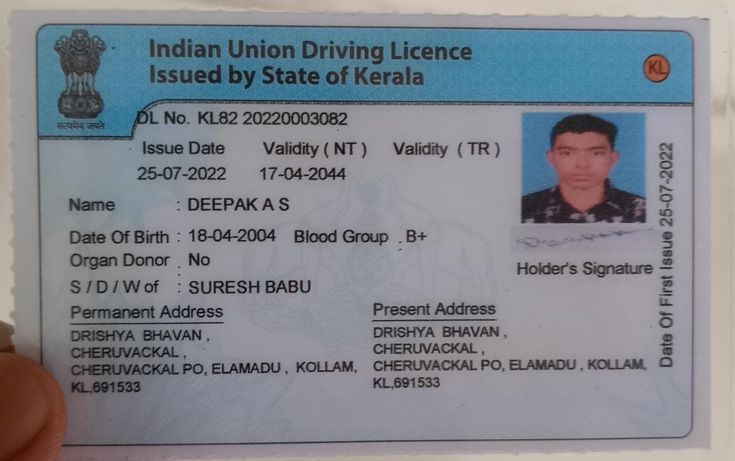
#> input picture sample/DL/1.jpg, 735 x 461 px
$ python -i dl_forensic_analyzer.py   (imports and definitions only)   (older library calls are emulated)
#> lines starting #> are read from the running program, lines starting #| are printed output that depends on the picture
import os
import cv2
import numpy as np
from PIL import Image, ImageChops, ImageEnhance
from typing import Dict, Any, Tuple


class DLForensicAnalyzer:
    """
    Production-Grade Computer Vision & Forensic Analysis Engine for Driving Licences.

    Evaluates authenticity using purely invariant image metrics without relying on filenames
    or hardcoded pixel sizes:
    1. Pre-Flight Quality Assessor (Blur variance, Resolution, Specular Glare)
    2. ISO/IEC 7810 ID-1 Standard Aspect Ratio & Card Geometry Verification
    3. Error Level Analysis (ELA) Double-JPEG & Text Tampering Forensics
    4. High-Pass Spatial Sensor Noise & Texture Analysis
    5. Ambient Lighting Gradient Non-Uniformity & Color Dispersion
    """

    @staticmethod
    def assess_image_quality(img: np.ndarray) -> Tuple[bool, Dict[str, Any]]:
        """Evaluates image pre-flight quality: Blur, Resolution, and Glare hotspot ratio."""
        h, w, c = img.shape
        gray = cv2.cvtColor(img, cv2.COLOR_BGR2GRAY)

        # 1. Blur score via Laplacian variance
        blur_score = round(float(cv2.Laplacian(gray, cv2.CV_64F).var()), 2)
        is_blurry = blur_score < 25.0

        # 2. Resolution check (minimum 320x220 threshold)
        is_low_res = (w < 320 or h < 220)

        # 3. Specular glare overexposure check
        hsv = cv2.cvtColor(img, cv2.COLOR_BGR2HSV)
        sat = hsv[:, :, 1]
        glare_ratio = round(float(np.sum((gray > 253) & (sat < 20))) / float(gray.size), 4)
        has_glare = glare_ratio > 0.65

        reasons = []
        if is_blurry:
            reasons.append(f"Severe blur detected (Blur Score: {blur_score} < 25.0 threshold)")
        if is_low_res:
            reasons.append(f"Low resolution ({w}x{h} < 320x220 minimum threshold)")
        if has_glare:
            reasons.append(f"High surface glare / overexposure ({glare_ratio*100:.1f}%)")

        is_sufficient = not (is_blurry or is_low_res or has_glare)
        return is_sufficient, {
            'is_sufficient': is_sufficient,
            'blur_score': blur_score,
            'resolution': f"{w}x{h}",
            'glare_ratio': glare_ratio,
            'reasons': reasons
        }

    @staticmethod
    def analyze_ela_tampering(img_path: str) -> float:
        """
        Computes Error Level Analysis (ELA) variance to detect double JPEG compression,
        digital text insertion, or web template modifications.
        """
        try:
            img = cv2.imread(img_path)
            if img is None:
                return 0.0
            temp_ela = os.path.join(os.path.dirname(img_path), "_temp_ela_analysis.jpg")
            cv2.imwrite(temp_ela, img, [cv2.IMWRITE_JPEG_QUALITY, 90])

            ela_img = Image.open(temp_ela)
            orig_img = Image.open(img_path).convert('RGB')
            diff = ImageChops.difference(orig_img, ela_img)
            extrema = diff.getextrema()
            max_diff = max([ex[1] for ex in extrema]) if extrema else 1
            scale = 255.0 / (max_diff if max_diff > 0 else 1)
            diff = ImageEnhance.Brightness(diff).enhance(scale)

            ela_var = float(np.var(np.array(diff)))
            if os.path.exists(temp_ela):
                os.remove(temp_ela)
            return round(ela_var, 2)
        except Exception:
            return 0.0

    @staticmethod
    def analyze_card_geometry(img: np.ndarray) -> Tuple[bool, float]:
        """
        Verifies document geometry against ISO/IEC 7810 ID-1 standard aspect ratio (~1.58).
        Accepts landscape (1.35-1.75) and portrait cropped variations (0.57-0.74).
        """
        h, w, _ = img.shape
        aspect_ratio = round(w / float(h), 2)
        inv_aspect_ratio = round(h / float(w), 2)

        is_id1 = (1.35 <= aspect_ratio <= 1.75) or (1.35 <= inv_aspect_ratio <= 1.75)
        return is_id1, aspect_ratio

    @staticmethod
    def analyze_sensor_noise_and_lighting(img: np.ndarray) -> Tuple[float, float]:
        """
        Extracts high-pass spatial sensor noise variance and lighting gradient non-uniformity
        to distinguish physical camera captures from flat synthetic graphics.
        """
        gray = cv2.cvtColor(img, cv2.COLOR_BGR2GRAY)

        # High-pass spatial noise residual
        blurred = cv2.GaussianBlur(gray, (5, 5), 0)
        residual = cv2.absdiff(gray, blurred)
        noise_var = round(float(np.var(residual)), 2)

        # Lighting gradient non-uniformity
        gx = cv2.Sobel(gray, cv2.CV_64F, 1, 0, ksize=5)
        gy = cv2.Sobel(gray, cv2.CV_64F, 0, 1, ksize=5)
        grad_std = round(float(np.std(np.sqrt(gx**2 + gy**2))), 2)

        return noise_var, grad_std

    def analyze_document(self, img_path: str) -> Dict[str, Any]:
        """
        Master forensic analysis method combining pure computer vision signals.
        """
#> called with img_path = 'sample/DL/1.jpg'
        img = cv2.imread(img_path)
#> img is the input picture: shape (461, 735, 3); mean B, G, R 141, 133.3, 129.4
        if img is None:
            return {
                'verdict': 'INSUFFICIENT_IMAGE_QUALITY',
                'risk_score': 1.0,
                'reasons': ['Could not decode image file'],
                'evidence': {}
            }

        # 1. Quality Check
        is_sufficient, quality_res = self.assess_image_quality(img)
#> in assess_image_quality, `gray = cv2.cvtColor(img, cv2.COLOR_BGR2GRAY)`:
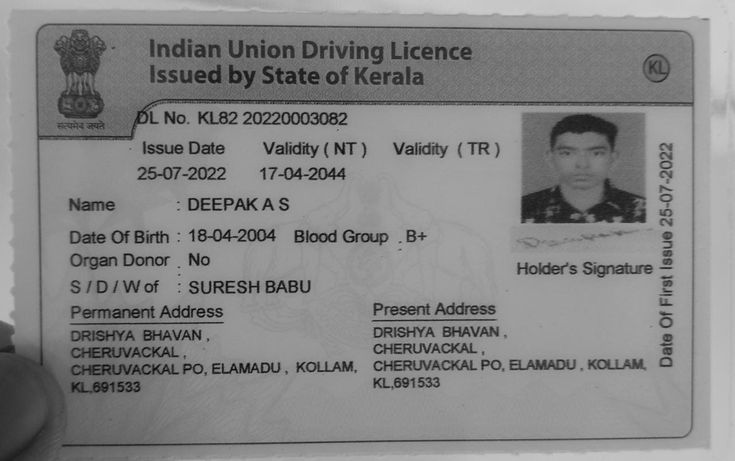
#> gray: shape (461, 735); min 1, max 208, mean 133
#> in assess_image_quality, `blur_score = round(float(cv2.Laplacian(gray, cv2.CV_64F).var()), 2)`: blur_score = 664.8
#> in assess_image_quality, `is_blurry = blur_score < 25.0`: is_blurry = False
#> in assess_image_quality, `sat = hsv[:, :, 1]`:
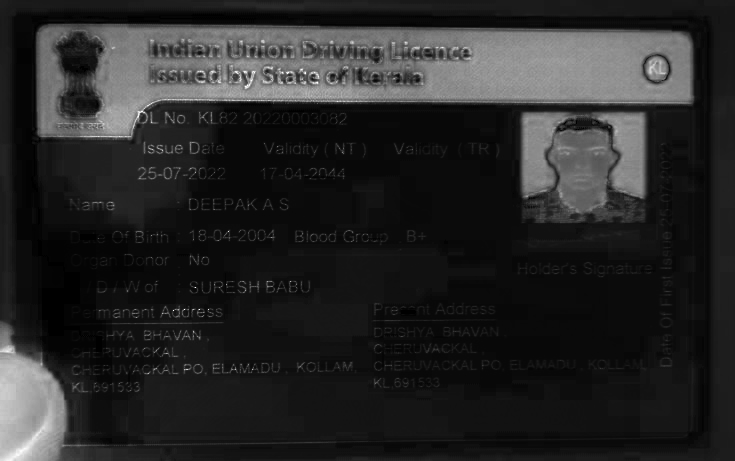
#> sat: shape (461, 735); min 0, max 255, mean 39.5
#> in assess_image_quality, `glare_ratio = round(float(np.sum((gray > 253) & (sat < 20))) / float(g..`: glare_ratio = 0
#> in assess_image_quality, `has_glare = glare_ratio > 0.65`: has_glare = False
#> in assess_image_quality, `is_sufficient = not (is_blurry or is_low_res or has_glare)`: is_sufficient = True
#> is_sufficient = True; quality_res = {'is_sufficient': True, 'blur_score': 664.8, 'resolution': '735x461', 'glare_ratio': 0, 'reasons': []}
        if not is_sufficient:
            return {
                'verdict': 'INSUFFICIENT_IMAGE_QUALITY',
                'risk_score': 1.0,
                'reasons': quality_res['reasons'],
                'evidence': {'quality_assessment': quality_res}
            }

        # 2. Geometry Check
        is_id1, aspect_ratio = self.analyze_card_geometry(img)
#> is_id1 = True; aspect_ratio = 1.59

        # 3. ELA Forensics
        ela_var = self.analyze_ela_tampering(img_path)
#> in analyze_ela_tampering, `extrema = diff.getextrema()`: extrema = ((0, 7), (0, 4), (0, 7))
#> in analyze_ela_tampering, `max_diff = max([ex[1] for ex in extrema]) if extrema else 1`: max_diff = 7
#> in analyze_ela_tampering, `scale = 255.0 / (max_diff if max_diff > 0 else 1)`: scale = 36.43
#> in analyze_ela_tampering, `diff = ImageEnhance.Brightness(diff).enhance(scale)`:
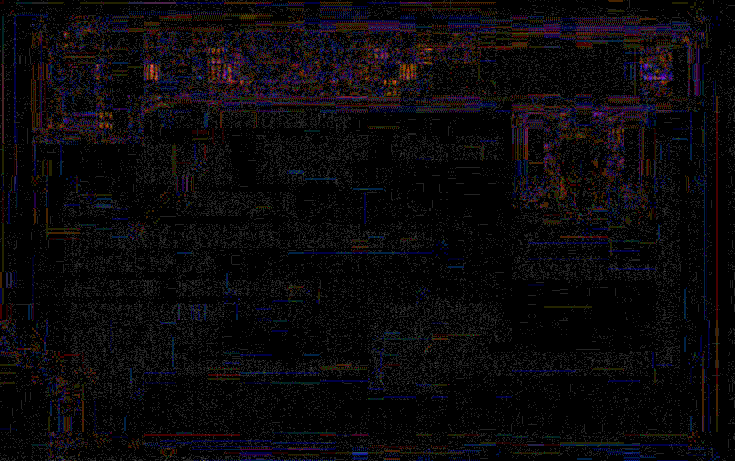
#> diff: PIL image 735x461 RGB; mean R, G, B 10.7, 8.5, 10.9
#> in analyze_ela_tampering, `ela_var = float(np.var(np.array(diff)))`: ela_var = 400.8
#> ela_var = 400.8

        # 4. Sensor Noise & Lighting
        noise_var, grad_std = self.analyze_sensor_noise_and_lighting(img)
#> in analyze_sensor_noise_and_lighting, `residual = cv2.absdiff(gray, blurred)`:
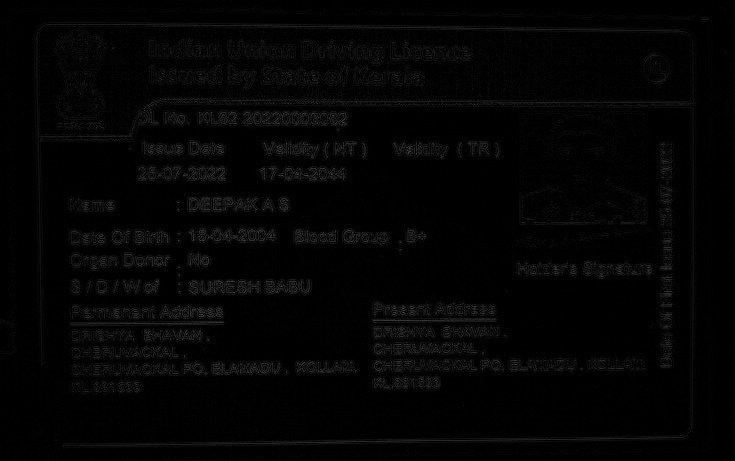
#> residual: shape (461, 735); min 0, max 77, mean 4
#> in analyze_sensor_noise_and_lighting, `noise_var = round(float(np.var(residual)), 2)`: noise_var = 55.92
#> in analyze_sensor_noise_and_lighting, `gx = cv2.Sobel(gray, cv2.CV_64F, 1, 0, ksize=5)`:
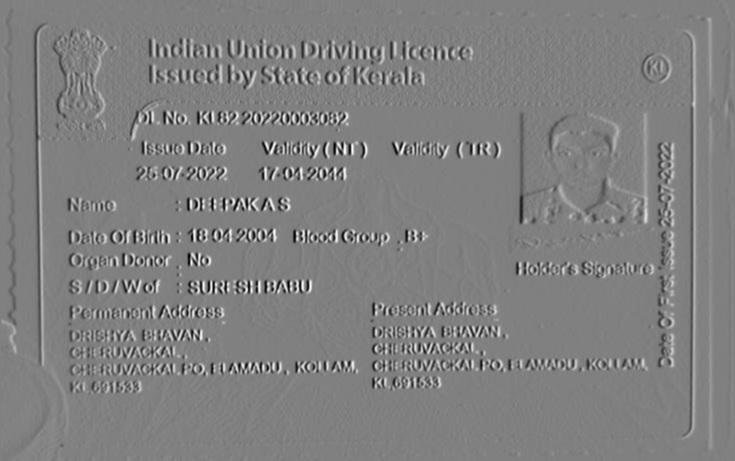
#> gx: shape (461, 735) float64; min -5447, max 5390, mean 9; drawn with min black and max white
#> in analyze_sensor_noise_and_lighting, `gy = cv2.Sobel(gray, cv2.CV_64F, 0, 1, ksize=5)`:
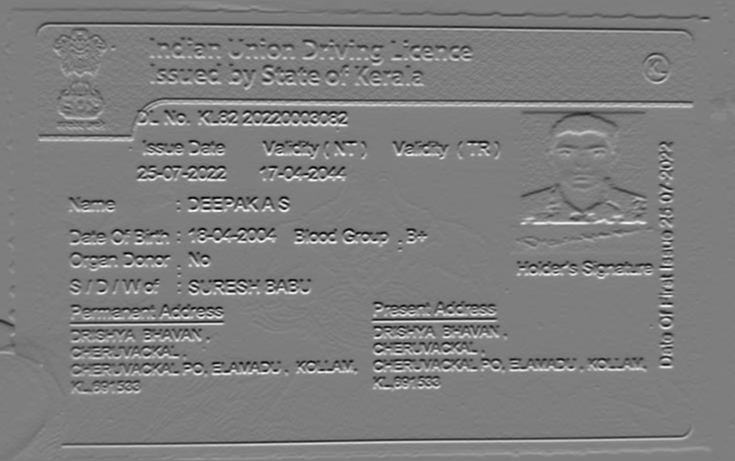
#> gy: shape (461, 735) float64; min -5386, max 5463, mean -8.4; drawn with min black and max white
#> in analyze_sensor_noise_and_lighting, `grad_std = round(float(np.std(np.sqrt(gx**2 + gy**2))), 2)`: grad_std = 999.1
#> noise_var = 55.92; grad_std = 999.1

        # Quantitative Risk Aggregation
        risk_score = 0.0
        reasons = []

        # Signal 1: ELA Compression Anomaly (Web re-compression or digital text layer editing)
        if ela_var > 350.0:
            risk_score += 0.40
            reasons.append(f"Elevated ELA compression variance ({ela_var} > 350.0 - double JPEG compression / digital edit anomaly)")
        elif ela_var > 150.0:
            risk_score += 0.20
            reasons.append(f"Moderate ELA compression variance ({ela_var})")

        # Signal 2: Geometry Anomaly
        if not is_id1:
            risk_score += 0.25
            reasons.append(f"Non-standard ID-1 card aspect ratio ({aspect_ratio} - expected 1.35-1.75)")

        # Signal 3: Flat Synthetic Graphic / Lack of Physical Sensor Noise
        if noise_var < 10.0 and ela_var < 100.0:
            risk_score += 0.30
            reasons.append(f"Low physical sensor noise variance ({noise_var} < 10.0)")

        # Final Verdict Decision
        if risk_score >= 0.35:
            verdict = 'SUSPICIOUS'
        else:
            verdict = 'GENUINE'
            reasons.append("Genuine camera capture. Standard geometry, clean resolution, and low ELA compression variance.")

        return {
            'filename': os.path.basename(img_path),
            'verdict': verdict,
            'risk_score': round(risk_score, 2),
            'reasons': reasons,
            'evidence': {
                'quality': quality_res,
                'aspect_ratio': aspect_ratio,
                'is_id1_geometry': is_id1,
                'ela_variance': ela_var,
                'sensor_noise_variance': noise_var,
                'lighting_gradient_std': grad_std
            }
        }

>>> result = DLForensicAnalyzer().analyze_document('sample/DL/1.jpg')
#> result = 5 items

$ run again, on sample/DL/2.jpg
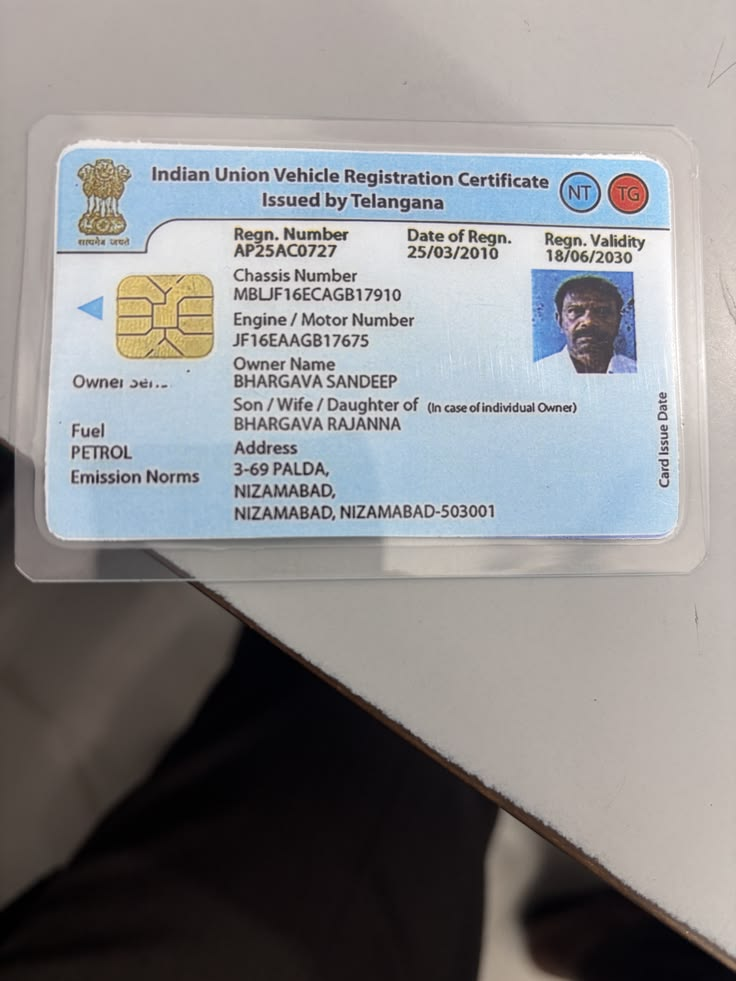
#> input picture sample/DL/2.jpg, 736 x 981 px
#> in analyze_document, img is the input picture: shape (981, 736, 3); mean B, G, R 140.6, 139.4, 140
#> blur_score = 354.9
#> is_blurry = False
#> hsv: shape (981, 736, 3); mean H, S, V 58.9, 39.1, 148.9
#> glare_ratio = 0.0001
#> has_glare = False
#> in assess_image_quality, `is_sufficient = not (is_blurry or is_low_res or has_glare)`: is_sufficient = True
#> in analyze_document, `is_sufficient, quality_res = self.assess_image_quality(img)`: quality_res = {'is_sufficient': True, 'blur_score': 354.9, 'resolution': '736x981', 'glare_ratio': 0.0001, 'reasons': []}
#> in analyze_document, `is_id1, aspect_ratio = self.analyze_card_geometry(img)`: is_id1 = False; aspect_ratio = 0.75
#> extrema = ((0, 13), (0, 7), (0, 15))
#> max_diff = 15
#> scale = 17
#> in analyze_ela_tampering, `ela_var = float(np.var(np.array(diff)))`: ela_var = 166.7
#> in analyze_sensor_noise_and_lighting, `residual = cv2.absdiff(gray, blurred)`:
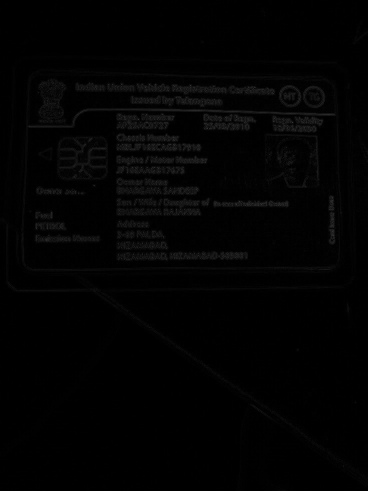
#> residual: shape (981, 736) (shown at 1/2 size); min 0, max 79, mean 2.4
#> in analyze_sensor_noise_and_lighting, `noise_var = round(float(np.var(residual)), 2)`: noise_var = 41
#> in analyze_sensor_noise_and_lighting, `gy = cv2.Sobel(gray, cv2.CV_64F, 0, 1, ksize=5)`:
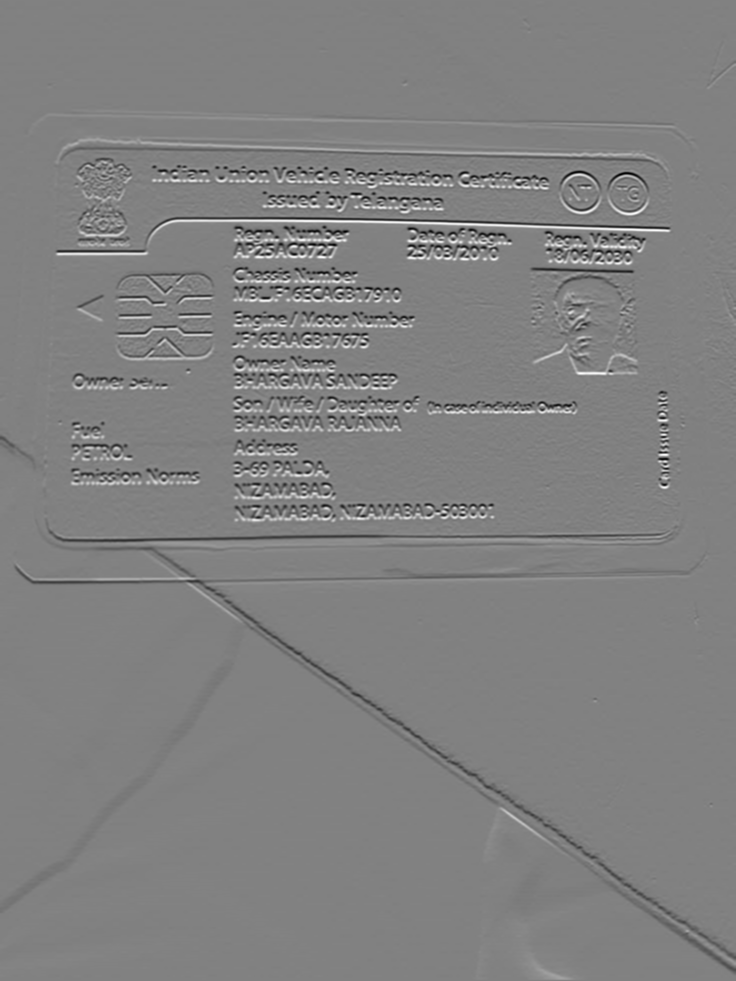
#> gy: shape (981, 736) float64; min -7218, max 7033, mean -19.4; drawn with min black and max white
#> in analyze_sensor_noise_and_lighting, `grad_std = round(float(np.std(np.sqrt(gx**2 + gy**2))), 2)`: grad_std = 1053.1
#> in analyze_document, `noise_var, grad_std = self.analyze_sensor_noise_and_lighting(img)`: noise_var = 41; grad_std = 1053.1
#> result = 5 items

$ run again, on sample/DL/3.jpg
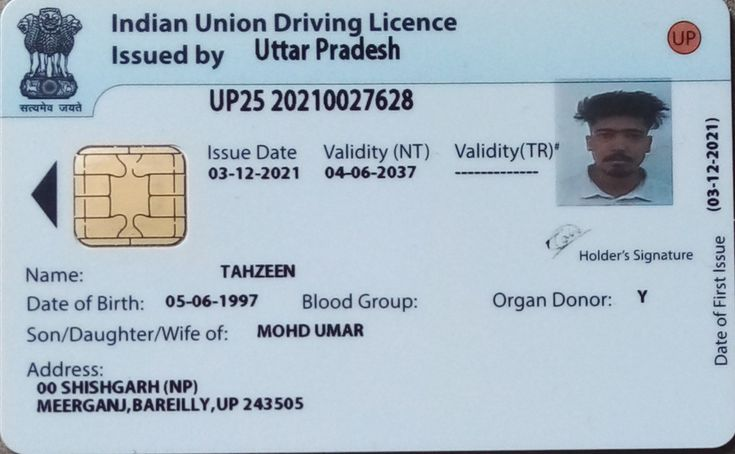
#> input picture sample/DL/3.jpg, 735 x 454 px
#> in analyze_document, img is the input picture: shape (454, 735, 3); mean B, G, R 199.6, 187.3, 171.7
#> blur_score = 1029.1
#> is_blurry = False
#> hsv: shape (454, 735, 3); mean H, S, V 101.2, 44.2, 201.6
#> glare_ratio = 0
#> has_glare = False
#> in assess_image_quality, `is_sufficient = not (is_blurry or is_low_res or has_glare)`: is_sufficient = True
#> in analyze_document, `is_sufficient, quality_res = self.assess_image_quality(img)`: quality_res = {'is_sufficient': True, 'blur_score': 1029.1, 'resolution': '735x454', 'glare_ratio': 0, 'reasons': []}
#> in analyze_document, `is_id1, aspect_ratio = self.analyze_card_geometry(img)`: is_id1 = True; aspect_ratio = 1.62
#> extrema = ((0, 8), (0, 7), (0, 9))
#> max_diff = 9
#> scale = 28.33
#> in analyze_ela_tampering, `ela_var = float(np.var(np.array(diff)))`: ela_var = 194.3
#> in analyze_sensor_noise_and_lighting, `residual = cv2.absdiff(gray, blurred)`:
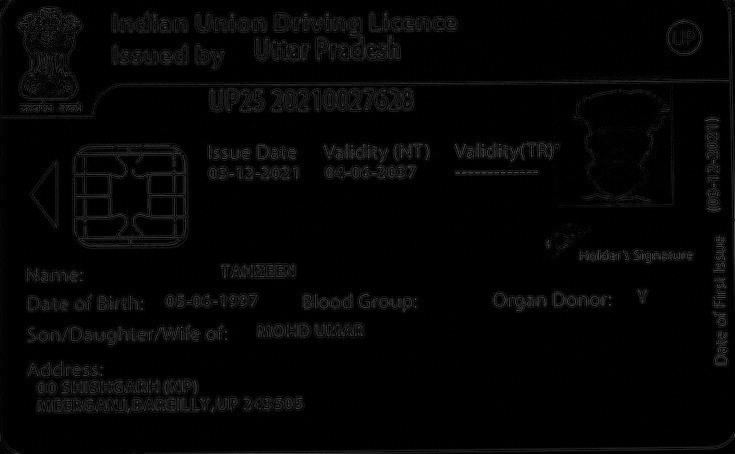
#> residual: shape (454, 735); min 0, max 88, mean 4.8
#> in analyze_sensor_noise_and_lighting, `noise_var = round(float(np.var(residual)), 2)`: noise_var = 98.64
#> in analyze_sensor_noise_and_lighting, `gy = cv2.Sobel(gray, cv2.CV_64F, 0, 1, ksize=5)`:
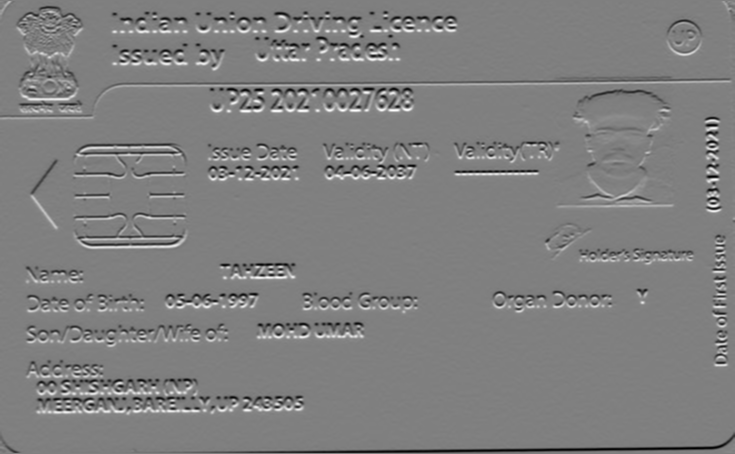
#> gy: shape (454, 735) float64; min -8284, max 8230, mean -28.8; drawn with min black and max white
#> in analyze_sensor_noise_and_lighting, `grad_std = round(float(np.std(np.sqrt(gx**2 + gy**2))), 2)`: grad_std = 1645.5
#> in analyze_document, `noise_var, grad_std = self.analyze_sensor_noise_and_lighting(img)`: noise_var = 98.64; grad_std = 1645.5
#> result = 5 items
